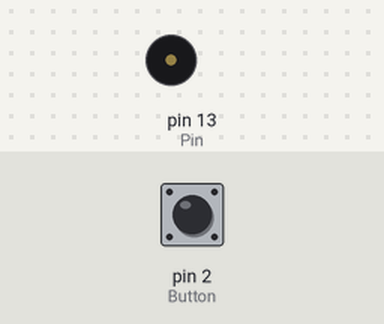
Bench run of a sketch on a simulated Arduino Uno, built with avr-gcc and run on an emulated ATmega328P. On the bench: buzzer (waves = sounding). Inputs (shaded band) come from the test bench; at power-on: pin 2 (Button) HIGH.

Above: at 1.2 s.
1.3 s: pin 2 (Button) pulled LOW for 3.2 s
At 2.6 s:
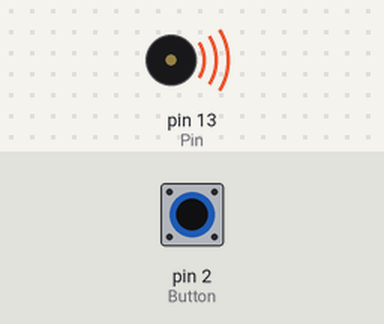
6.2 s: pin 2 (Button) pulled LOW for 0.15 s
At 9.0 s:
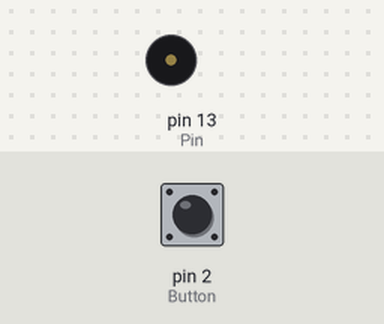
9.3 s: pin 2 (Button) pulled LOW for 1 s
At 10.0 s:
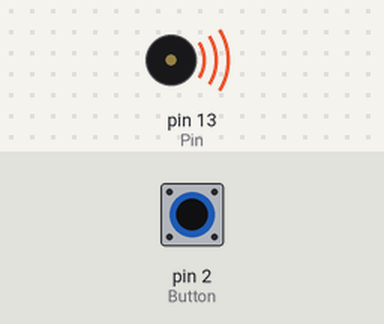
Timing chart, 0 to 12.5 s (numbered marks = the images above; inputs shaded):
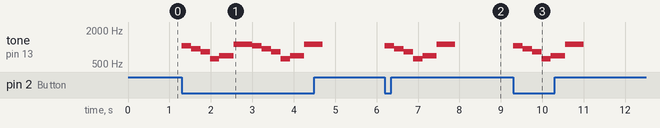

Measured:
- after the input at 1.3 s, tone on pin 13 (Pin): plays 1046 Hz for 0.23 s, 932 Hz for 0.23 s, 830 Hz for 0.23 s, 622 Hz for 0.23 s, 698 Hz for 0.34 s, 1108 Hz for 0.45 s … (12 notes in this stretch), starting at once
- after the input at 6.2 s, tone on pin 13 (Pin): plays 1046 Hz for 0.23 s, 932 Hz for 0.23 s, 830 Hz for 0.23 s, 622 Hz for 0.23 s, 698 Hz for 0.34 s, 1108 Hz for 0.45 s, starting at once
- after the input at 9.3 s, tone on pin 13 (Pin): plays 1046 Hz for 0.23 s, 932 Hz for 0.23 s, 830 Hz for 0.23 s, 622 Hz for 0.23 s, 698 Hz for 0.34 s, 1108 Hz for 0.45 s, starting at once

The sketch:

fighting_my_way.ino
```cpp
const int Button = 2;
const int Pin = 13;

// 速度定義
int BPM = 132;
int quater = 60000 / BPM;
int eighth = quater / 2;
int sixteenth = eighth / 2;

// 音の定義
void c_low_4()
{
    tone(Pin, 523, quater);
    delay(quater);
}
void d_low_4()
{
    tone(Pin, 587, quater);
    delay(quater);
}
void e_low_4()
{
    tone(Pin, 659, quater);
    delay(quater);
}
void f_low_4()
{
    tone(Pin, 698, quater);
    delay(quater);
}
void g_low_4()
{
    tone(Pin, 783, quater);
    delay(quater);
}
void a_low_4()
{
    tone(Pin, 880, quater);
    delay(quater);
}
void b_low_4()
{
    tone(Pin, 987, quater);
    delay(quater);
}

void c_high_4()
{
    tone(Pin, 1046, quater);
    delay(quater);
}
void d_high_4()
{
    tone(Pin, 1174, quater);
    delay(quater);
}
void e_high_4()
{
    tone(Pin, 1318, quater);
    delay(quater);
}
void f_high_4()
{
    tone(Pin, 1396, quater);
    delay(quater);
}
void g_high_4()
{
    tone(Pin, 1567, quater);
    delay(quater);
}
void a_high_4()
{
    tone(Pin, 1760, quater);
    delay(quater);
}
void b_high_4()
{
    tone(Pin, 1975, quater);
    delay(quater);
}

void c_low_sharp_4()
{
    tone(Pin, 554, quater);
    delay(quater);
}
void d_low_sharp_4()
{
    tone(Pin, 622, quater);
    delay(quater);
}
void f_low_sharp_4()
{
    tone(Pin, 739, quater);
    delay(quater);
}
void g_low_sharp_4()
{
    tone(Pin, 830, quater);
    delay(quater);
}
void a_low_sharp_4()
{
    tone(Pin, 932, quater);
    delay(quater);
}

void c_high_sharp_4()
{
    tone(Pin, 1108, quater);
    delay(quater);
}
void d_high_sharp_4()
{
    tone(Pin, 1244, quater);
    delay(quater);
}
void f_high_sharp_4()
{
    tone(Pin, 1479, quater);
    delay(quater);
}
void g_high_sharp_4()
{
    tone(Pin, 1661, quater);
    delay(quater);
}
void a_high_sharp_4()
{
    tone(Pin, 1864, quater);
    delay(quater);
}

void c_low_8()
{
    tone(Pin, 523, eighth);
    delay(eighth);
}
void d_low_8()
{
    tone(Pin, 587, eighth);
    delay(eighth);
}
void e_low_8()
{
    tone(Pin, 659, eighth);
    delay(eighth);
}
void f_low_8()
{
    tone(Pin, 698, eighth);
    delay(eighth);
}
void g_low_8()
{
    tone(Pin, 783, eighth);
    delay(eighth);
}
void a_low_8()
{
    tone(Pin, 880, eighth);
    delay(eighth);
}
void b_low_8()
{
    tone(Pin, 987, eighth);
    delay(eighth);
}

void c_high_8()
{
    tone(Pin, 1046, eighth);
    delay(eighth);
}
void d_high_8()
{
    tone(Pin, 1174, eighth);
    delay(eighth);
}
void e_high_8()
{
    tone(Pin, 1318, eighth);
    delay(eighth);
}
void f_high_8()
{
    tone(Pin, 1396, eighth);
    delay(eighth);
}
void g_high_8()
{
    tone(Pin, 1567, eighth);
    delay(eighth);
}
void a_high_8()
{
    tone(Pin, 1760, eighth);
    delay(eighth);
}
void b_high_8()
{
    tone(Pin, 1975, eighth);
    delay(eighth);
}

void c_low_sharp_8()
{
    tone(Pin, 554, eighth);
    delay(eighth);
}
void d_low_sharp_8()
{
    tone(Pin, 622, eighth);
    delay(eighth);
}
void f_low_sharp_8()
{
    tone(Pin, 739, eighth);
    delay(eighth);
}
void g_low_sharp_8()
{
    tone(Pin, 830, eighth);
    delay(eighth);
}
void a_low_sharp_8()
{
    tone(Pin, 932, eighth);
    delay(eighth);
}

void c_high_sharp_8()
{
    tone(Pin, 1108, eighth);
    delay(eighth);
}
void d_high_sharp_8()
{
    tone(Pin, 1244, eighth);
    delay(eighth);
}
void f_high_sharp_8()
{
    tone(Pin, 1479, eighth);
    delay(eighth);
}
void g_high_sharp_8()
{
    tone(Pin, 1661, eighth);
    delay(eighth);
}
void a_high_sharp_8()
{
    tone(Pin, 1864, eighth);
    delay(eighth);
}

void c_low_16()
{
    tone(Pin, 523, sixteenth);
    delay(sixteenth);
}
void d_low_16()
{
    tone(Pin, 587, sixteenth);
    delay(sixteenth);
}
void e_low_16()
{
    tone(Pin, 659, sixteenth);
    delay(sixteenth);
}
void f_low_16()
{
    tone(Pin, 698, sixteenth);
    delay(sixteenth);
}
void g_low_16()
{
    tone(Pin, 783, sixteenth);
    delay(sixteenth);
}
void a_low_16()
{
    tone(Pin, 880, sixteenth);
    delay(sixteenth);
}
void b_low_16()
{
    tone(Pin, 987, sixteenth);
    delay(sixteenth);
}

void c_high_16()
{
    tone(Pin, 1046, sixteenth);
    delay(sixteenth);
}
void d_high_16()
{
    tone(Pin, 1174, sixteenth);
    delay(sixteenth);
}
void e_high_16()
{
    tone(Pin, 1318, sixteenth);
    delay(sixteenth);
}
void f_high_16()
{
    tone(Pin, 1396, sixteenth);
    delay(sixteenth);
}
void g_high_16()
{
    tone(Pin, 1567, sixteenth);
    delay(sixteenth);
}
void a_high_16()
{
    tone(Pin, 1760, sixteenth);
    delay(sixteenth);
}
void b_high_16()
{
    tone(Pin, 1975, sixteenth);
    delay(sixteenth);
}

void c_low_sharp_16()
{
    tone(Pin, 554, sixteenth);
    delay(sixteenth);
}
void d_low_sharp_16()
{
    tone(Pin, 622, sixteenth);
    delay(sixteenth);
}
void f_low_sharp_16()
{
    tone(Pin, 739, sixteenth);
    delay(sixteenth);
}
void g_low_sharp_16()
{
    tone(Pin, 830, sixteenth);
    delay(sixteenth);
}
void a_low_sharp_16()
{
    tone(Pin, 932, sixteenth);
    delay(sixteenth);
}

void c_high_sharp_16()
{
    tone(Pin, 1108, sixteenth);
    delay(sixteenth);
}
void d_high_sharp_16()
{
    tone(Pin, 1244, sixteenth);
    delay(sixteenth);
}
void f_high_sharp_16()
{
    tone(Pin, 1479, sixteenth);
    delay(sixteenth);
}
void g_high_sharp_16()
{
    tone(Pin, 1661, sixteenth);
    delay(sixteenth);
}
void a_high_sharp_16()
{
    tone(Pin, 1864, sixteenth);
    delay(sixteenth);
}

// セットアップ関数
void setup()
{
    pinMode(Button, INPUT_PULLUP);
}

// ループ関数
void loop()
{
    if (digitalRead(Button) == LOW)
    {
        fighting_my_way();
    }
}

void fighting_my_way()
{
    c_high_8();
    a_low_sharp_8();
    g_low_sharp_8();
    d_low_sharp_8();

    tone(Pin, 698, eighth + sixteenth);
    delay(eighth + sixteenth);

    c_high_sharp_4();
}
```
